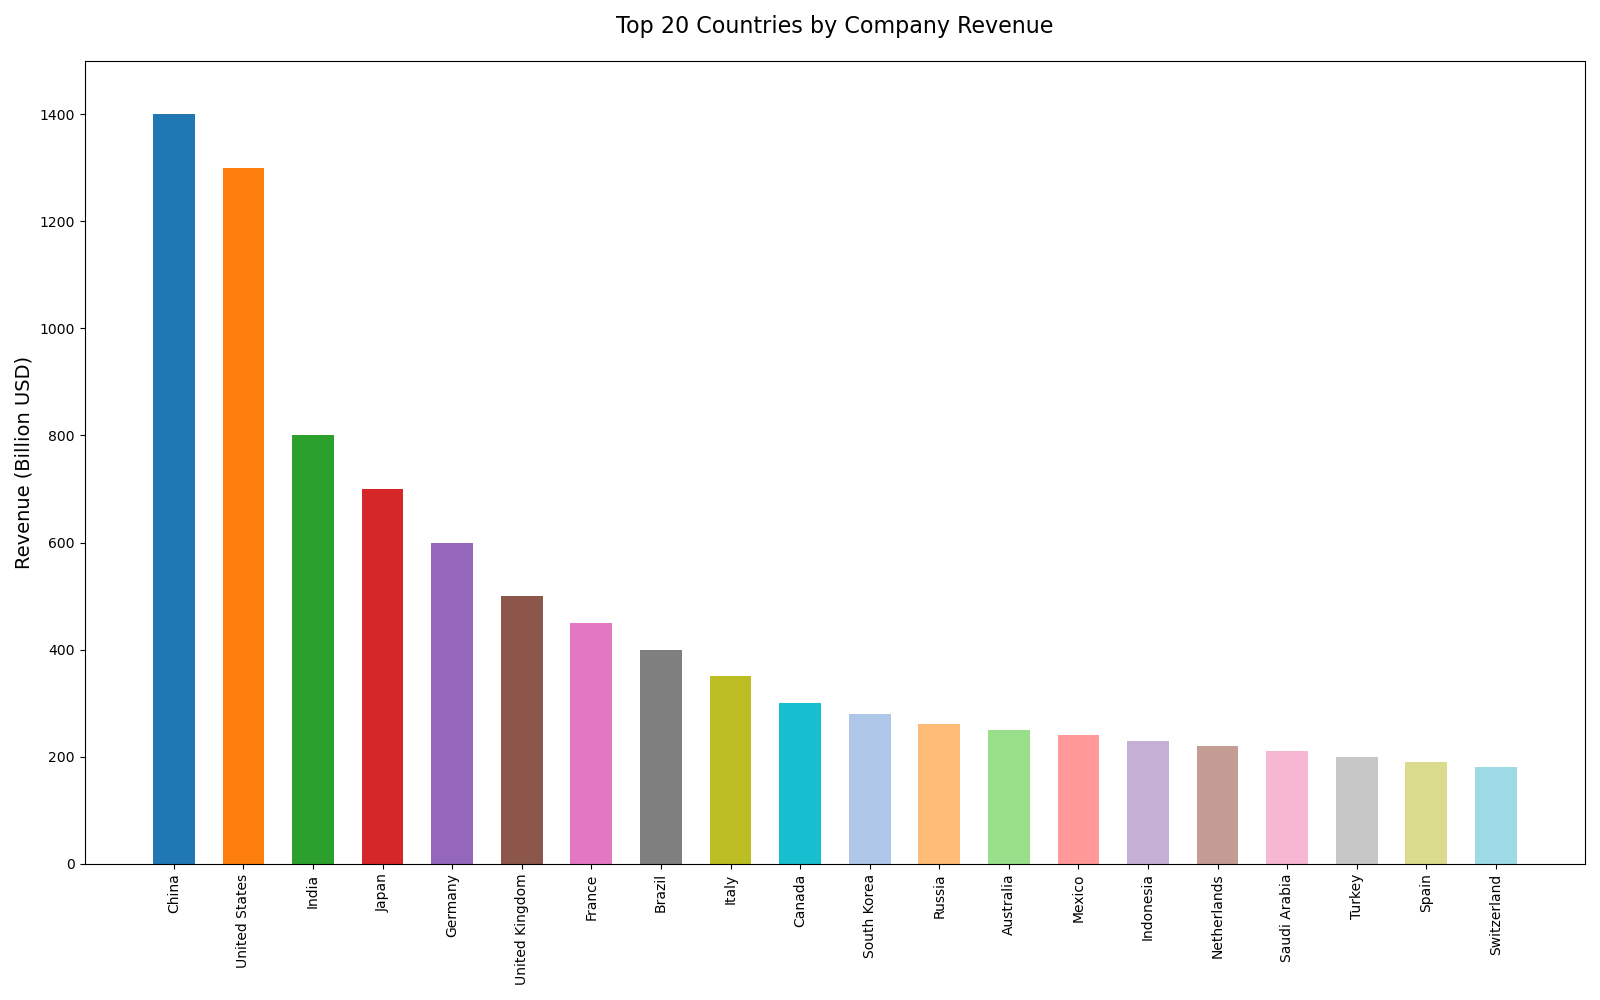

Reproduce this figure in Python.

import matplotlib.pyplot as plt

countries = [
    "China", "United States", "India", "Japan", "Germany", "United Kingdom",
    "France", "Brazil", "Italy", "Canada", "South Korea", "Russia",
    "Australia", "Mexico", "Indonesia", "Netherlands", "Saudi Arabia", 
    "Turkey", "Spain", "Switzerland"
]
revenues = [
    1400, 1300, 800, 700, 600, 500, 450, 400, 350, 300, 280, 260, 250, 240, 
    230, 220, 210, 200, 190, 180
]

plt.figure(figsize=(16, 10))
plt.bar(countries, revenues, color=[
    '#1f77b4', '#ff7f0e', '#2ca02c', '#d62728', '#9467bd', '#8c564b',
    '#e377c2', '#7f7f7f', '#bcbd22', '#17becf', '#aec7e8', '#ffbb78',
    '#98df8a', '#ff9896', '#c5b0d5', '#c49c94', '#f7b6d2', '#c7c7c7',
    '#dbdb8d', '#9edae5'], width=0.6)

plt.ylabel('Revenue (Billion USD)', fontsize=14)
plt.title('Top 20 Countries by Company Revenue', fontsize=16, pad=20)
plt.ylim(0, 1500)
plt.xticks(rotation=90)
plt.tight_layout()
plt.show()
